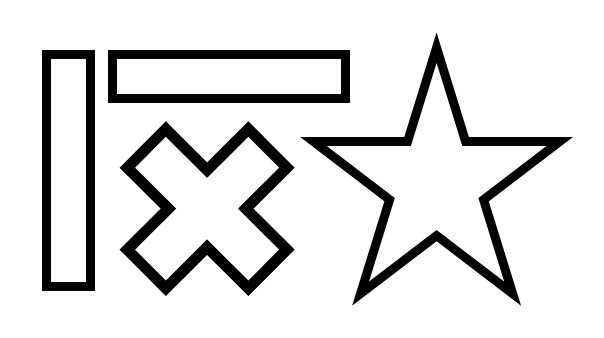
#> input picture Computer Vision A1/shapes.png, 604 x 338 px
$ python main.py
#> lines starting #> are read from the running program, lines starting #| are printed output that depends on the picture; after the words box and inside, x2 and y2 are one past the last pixel; in counts of white or black regions, pixels touching at a corner belong together; long printed decimals are rounded
#> further down, shapes is the input picture: shape (338, 604); min 0, max 255, mean 222.3
### Computer Vision A1/A1_image_filtering.py
import math
import numpy as np
from my_func import *


# 1-1 (a)
def cross_correlation_1d(img, kernel):
    k = (kernel.shape[0] // 2)
    if k == 0:
        k = kernel.shape[1] // 2
    img_row = img.shape[0]
    img_col = img.shape[1]

    img = pad_1d(img, kernel)
    correlation = np.zeros([img_row, img_col], np.float32)

    # row vector
    if kernel.shape[0] == 1:
        for r in range(0, img_row):
            for c in range(k, k + img_col):
                ref_matrix = img[r:r + 1, c - k:c + k + 1]
                correlation[r][c - k] = np.sum(np.multiply(kernel, ref_matrix))
    else:
        for r in range(k, k + img_row):
            for c in range(0, img_col):
                ref_matrix = img[r - k:r + k + 1, c:c + 1]
                correlation[r - k][c] = np.sum(np.multiply(kernel, ref_matrix))

    return correlation


# 1-1 (a)
def cross_correlation_2d(img, kernel):
    k = (kernel.shape[0] // 2)
    img_row = img.shape[0]
    img_col = img.shape[1]

    img = pad_2d(img, kernel)
    correlation = np.zeros([img_row, img_col], np.float32)

    for r in range(k, k + img_row):
        for c in range(k, k + img_col):
            ref_matrix = img[r - k:r + k + 1, c - k:c + k + 1]
            correlation[r - k][c - k] = np.sum(np.multiply(kernel, ref_matrix))

    return correlation


# 1-2 (a)
def get_gaussian_filter_1d(size, sigma):
#> called with size = 5, sigma = 1
    kernel = np.zeros([1, size], np.float32)
    s = size // 2
    for x in range(-s, s + 1):
        kernel[0][x + s] = pow(math.e, -1 * (x * x / (2 * sigma * sigma))) / (math.sqrt(2 * math.pi) * sigma)

    # Normalization
    kernel *= 1 / kernel.sum()

    return kernel


# 1-2 (a)
def get_gaussian_filter_2d(size, sigma):
#> called with size = 5, sigma = 1
    kernel = np.zeros([size, size], np.float32)
    s = size // 2

    for r in range(-s, s + 1):
        for c in range(-s, s + 1):
            kernel[r + s][c + s] = pow(math.e, -1 * ((r * r + c * c) / (2 * sigma * sigma))) / (
                    2 * math.pi * sigma * sigma)

    # Normalization
    kernel *= 1 / kernel.sum()

    return kernel

### Computer Vision A1/my_func.py
import numpy as np
import cv2
import A1_image_filtering as image_filtering
import A1_edge_detection as edge_detection
import A1_corner_detection as corner_detection
import time


def copy_corner(img, r1, r2, c1, c2, refR, refC):
    img[r1:r2][c1:c2] = img[refR][refC]


def copy_bar(img, r1, r2, c1, c2, refR):  # horizontal
    for r in range(r1, r2):
        for c in range(c1, c2):
            img[r][c] = img[refR][c]


def copy_post(img, r1, r2, c1, c2, refC):  # vertical
    for r in range(r1, r2):
        for c in range(c1, c2):
            img[r][c] = img[r][refC]


def pad_1d(img, kernel):
    k = kernel.shape[0] // 2
    if k == 0:
        k = kernel.shape[1] // 2

    img_row = img.shape[0]
    img_col = img.shape[1]
    max_row_img = k + img_row - 1
    max_col_img = k + img_col - 1

    # row vector
    if kernel.shape[0] == 1:
        # Padding black pixels
        padding_post = np.zeros([img_row, k])
        img = np.hstack([padding_post, img])
        img = np.hstack([img, padding_post])
        # Post
        copy_post(img, 0, img_row, 0, k, k)
        copy_post(img, 0, img_row, max_col_img, k + max_col_img + 1, max_col_img)
    # column vector
    else:
        # Padding black pixels
        padding_bar = np.zeros([k, img_col])
        img = np.vstack([padding_bar, img])
        img = np.vstack([img, padding_bar])
        # Bar
        copy_bar(img, 0, k, 0, img_col, k)
        copy_bar(img, max_row_img, max_row_img + k, 0, img_col, max_row_img)

    return img


def pad_2d(img, kernel):
    k = kernel.shape[0] // 2
    img_row = img.shape[0]
    img_col = img.shape[1]
    max_row = 2 * k + img_row
    max_col = 2 * k + img_col
    max_row_img = k + img_row - 1
    max_col_img = k + img_col - 1

    # Padding black pixels
    padding_bar = np.zeros([k, img_col], np.float32)
    padding_post = np.zeros([img_row + 2 * k, k], np.float32)
    img = np.vstack([padding_bar, img])
    img = np.vstack([img, padding_bar])
    img = np.hstack([padding_post, img])
    img = np.hstack([img, padding_post])

    # Copying the color of original img
    # Corner
    copy_corner(img, 0, k, 0, k, k, k)
    copy_corner(img, 0, k, k + img_col, max_col, k, max_col_img)
    copy_corner(img, img_row + k, max_row, 0, k, max_row_img, k)
    copy_corner(img, max_row_img + 1, max_row, max_row_img + 1, max_row, max_row_img, max_col_img)
    # Bar
    copy_bar(img, 0, k, k, k + img_col, k)
    copy_bar(img, max_col_img, max_row, k, k + img_col, max_row_img)
    # Post
    copy_post(img, k, max_row_img + 1, 0, k, k)
    copy_post(img, k, max_row_img + 1, max_col_img + 1, max_col, max_col_img)

    return img


# 1-2 (c)
def printing_gaussian_filter():
    g1 = image_filtering.get_gaussian_filter_1d(5, 1)
    g2 = image_filtering.get_gaussian_filter_2d(5, 1)
    print("1D Gaussian filter (5, 1)")
    print(g1)
    print("2D Gaussian filter (5, 1)")
    print(g2)


# 1-2 (d) *need to used for both lenna and shapes
def save_nine_gaussian_2d(img, filename):
#> called with filename = 'shapes'
    k_size = [5, 11, 17]
    sigmas = [1, 6, 11]
    my_img = np.empty([0, img.shape[1] * 3], np.float32)
#> my_img = empty array

    for k in k_size:
        local_img = np.empty([img.shape[0], 0])
        for s in sigmas:
            g = image_filtering.get_gaussian_filter_2d(k, s)
            res = image_filtering.cross_correlation_2d(img, g)
            # Putting text
            txt = str(k) + 'x' + str(k) + ' s=' + str(s)
            cv2.putText(res, txt, (10, 20), cv2.FONT_HERSHEY_SIMPLEX, 0.75, 0)
            local_img = np.hstack([local_img, res])
        my_img = np.vstack([my_img, local_img])
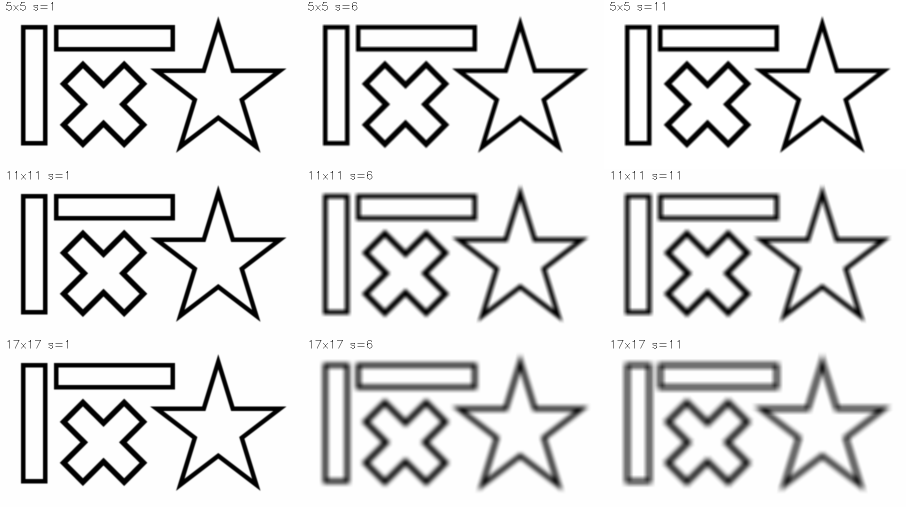
#> my_img: shape (1014, 1812) float64 (shown at 1/2 size); min 0, max 255, mean 222.1; drawn with min black and max white
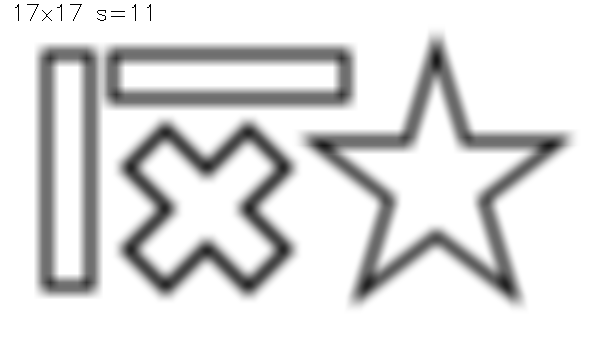
#> res: shape (338, 604) float32; min 0, max 255, mean 222.1

    cv2.imwrite('./result/part_1_gaussian_filtered_' + filename + '.png', my_img)

    return my_img


# 1-2 (e) *need to used for both lenna and shape
def comparing_gaussians(img, filename, kernel_size, sigma):
    # 1d kernel
    g1 = image_filtering.get_gaussian_filter_1d(kernel_size, sigma)
    g1_T = g1.T
    s = time.time()
    img_1d = image_filtering.cross_correlation_1d(img, g1_T)
#> after the loop in copy_bar (call 19), `for r in range(r1, r2):`: img: shape (342, 604) float64; min 0, max 255, mean 221.2
#> after the loop in copy_bar (call 20), `for r in range(r1, r2):`: img: shape (342, 604) float64; min 0, max 255, mean 222
    img_1d = image_filtering.cross_correlation_1d(img_1d, g1)
#> after the loop in copy_post (call 19), `for r in range(r1, r2):`: img: shape (338, 608) float64; min 0, max 255, mean 221.6
#> after the loop in copy_post (call 20), `for r in range(r1, r2):`:
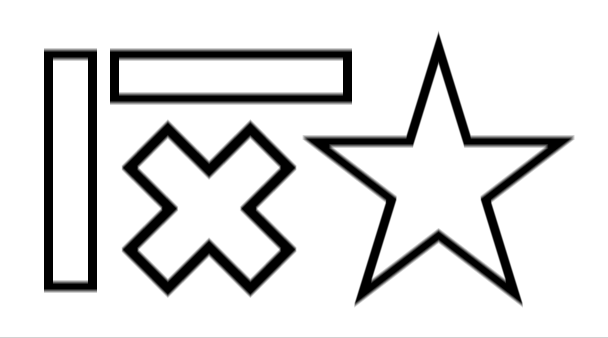
#> img: shape (338, 608) float64; min 0, max 255, mean 222.4
#> after the loop in cross_correlation_1d (call 2), `for r in range(0, img_row):`:
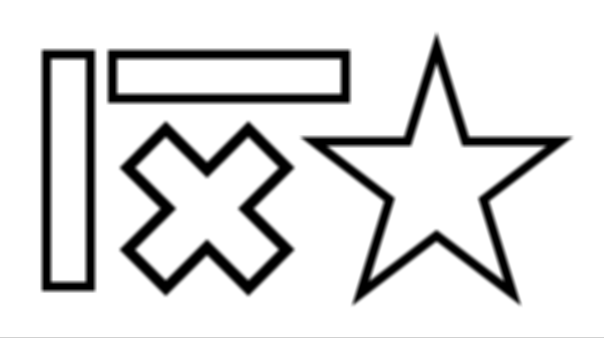
#> correlation: shape (338, 604) float32; min 0, max 255, mean 222.2
    print("Time taken(1d Gaussian filters) for " + filename + ': ', time.time() - s)
    # 2d kernel
    s = time.time()
    g2 = image_filtering.get_gaussian_filter_2d(kernel_size, sigma)
    img_2d = image_filtering.cross_correlation_2d(img, g2)
#> after the loop in copy_post (call 21), `for r in range(r1, r2):`:
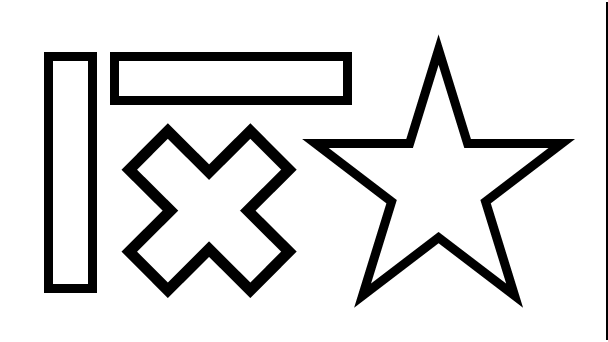
#> img: shape (342, 608) float32; min 0, max 255, mean 222.1
#> after the loop in copy_post (call 22), `for r in range(r1, r2):`:
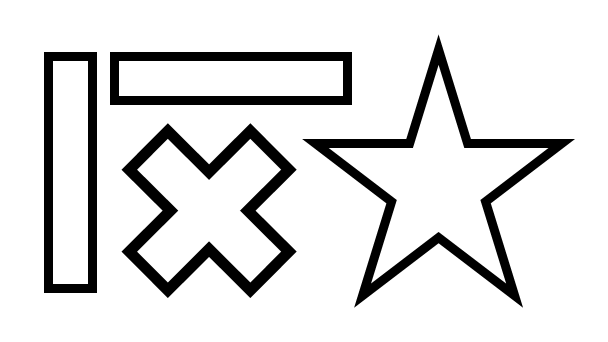
#> img: shape (342, 608) float32; 0.33% of pixels changed, all inside (x1, y1, x2, y2) = (606, 2, 608, 340)
    print("Time taken(2d Gaussian filters) for " + filename + ': ', time.time() - s)

    diff = abs(abs(img_1d) - abs(img_2d))
    diff /= 255

    cv2.imwrite('./result/part_1_gaussian_difference_map_' + filename + '.png', diff)
    print("Sum of intensity difference: ", np.sum(diff))
#| Sum of intensity difference:  107.646

    return diff


# 2-2
# [73 lines left out: functions show_compute_image_gradient, show_non_maximum_suppression_dir, show_corner_response, show_NMS, grayscale_to_rgb, show_suppressed_R, not called in this run]

### Computer Vision A1/main.py
import cv2
import numpy as np
import time
import A1_image_filtering as image_filtering
from my_func import *

lenna = cv2.imread('lenna.png', cv2.IMREAD_GRAYSCALE)
shapes = cv2.imread('shapes.png', cv2.IMREAD_GRAYSCALE)
filename1 = "shapes"
filename2 = "lenna"

# Part.1
printing_gaussian_filter()
# shapes
res1 = save_nine_gaussian_2d(shapes, filename1)
res2 = comparing_gaussians(shapes, filename1, 5, 3)
# show image
my_img_resized = cv2.resize(res1, (shapes.shape[1] * 3 // 2, shapes.shape[0] * 3 // 2))
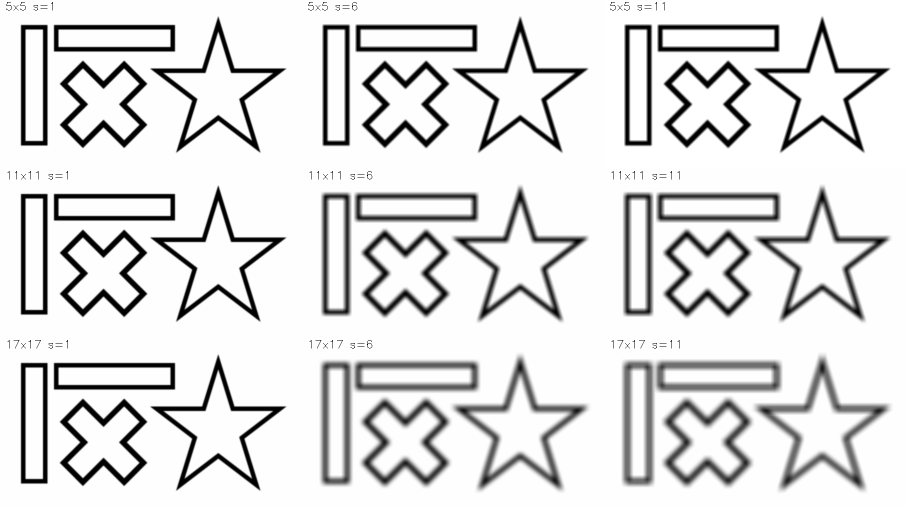
#> my_img_resized: shape (507, 906) float64; min 0, max 255, mean 222.1; drawn with min black and max white
cv2.imshow("Nine Gaussians", my_img_resized / 255)
cv2.imshow("Difference Map", res2)
cv2.waitKey(0)
cv2.destroyAllWindows()
# lenna
res1 = save_nine_gaussian_2d(lenna, filename2)
#> (the run stopped early here; a loop or call above may not have finished)
